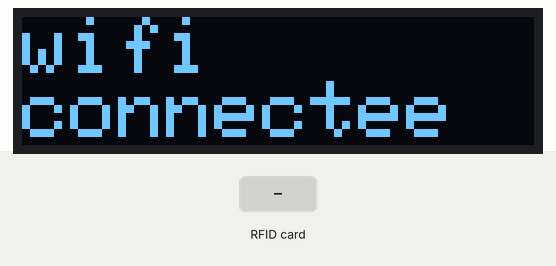
This sketch was run on a simulated ESP32. On the bench: 128×32 one-colour display. The inputs (shaded band) are chosen by the test bench. WiFi joins after 1.5 s; servers stay silent unless stated; uploads are accepted with an empty reply; what the sketch prints to the serial monitor is not drawn.

Above: at 0.6 s.
At 1.6 s:
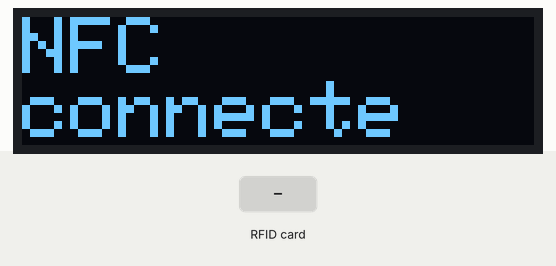
3.8 s: RFID card 5E 7A 19 C4 held to the reader
At 4.4 s:
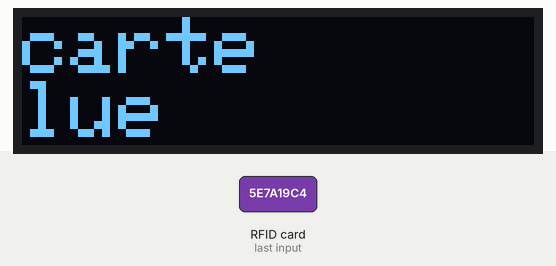
At 5.6 s:
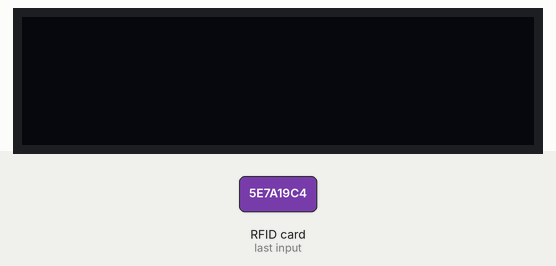
Timing chart, 0 to 7.1 s (numbered marks = the images above; inputs shaded):
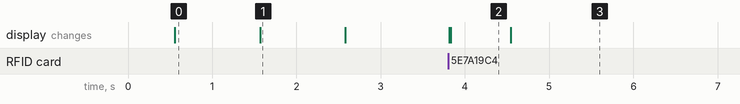

Measured:
- after the input at 3.8 s, the display: first changes at once (image 2 shows a later state)
- what the display in image 0 shows lasts 1.0 s, from 0.6 s to 1.6 s
- what the display in image 2 shows lasts 0.7 s, from 3.8 s to 4.5 s

The sketch:

leocarte_reader.ino
```cpp
// For the PN532 and the LCD screen
#include <SPI.h>
#include <Wire.h>
#include <Adafruit_GFX.h>
#include <Adafruit_SSD1306.h>
#include <SoftwareSerial.h>
#include <PN532_SWHSU.h>
#include <PN532.h>


#include "esp_wpa2.h"
#include "esp_wifi.h"
#include "esp_wpa2.h"

#include <WiFiClientSecure.h>
#include <WiFiClient.h>
#include <HTTPClient.h>

#include "config.h"

#define SCREEN_WIDTH 128 // OLED display width, in pixels
#define SCREEN_HEIGHT 32 // OLED display height, in pixels


SoftwareSerial SWSerial(D3, D2); // SDA, SCL

PN532_SWHSU pn532swhsu(SWSerial);
PN532 nfc(pn532swhsu);

#define OLED_RESET -1       // Reset pin # (or -1 if sharing Arduino reset pin)
#define SCREEN_ADDRESS 0x3C ///< See datasheet for Address; 0x3D for 128x64, 0x3C for 128x32

Adafruit_SSD1306 display(SCREEN_WIDTH, SCREEN_HEIGHT, &Wire, OLED_RESET);

int clearCounter = 0;
bool screenCleared = true;

bool connected = false;

boolean restart = false;


void setup() {
  Serial.begin(115200);
  delay(10);

  Serial.println("Hello World !");

  if( initWifi() ) {
    connected = true;
    if(!display.begin(SSD1306_SWITCHCAPVCC, SCREEN_ADDRESS)) {
      Serial.println(F("SSD1306 allocation failed"));
      for(;;);
    }
    drawMessage("wifi", "connectee");
    delay(1000);
    nfc.begin();

    uint32_t versiondata = nfc.getFirmwareVersion();
    while (! versiondata) {
      Serial.print("Didn't find PN53x board");
    }
    Serial.print("Found chip PN5"); Serial.println((versiondata>>24) & 0xFF, HEX);
    Serial.print("Firmware ver. "); Serial.print((versiondata>>16) & 0xFF, DEC);
    Serial.print('.'); Serial.println((versiondata>>8) & 0xFF, DEC);

    nfc.setPassiveActivationRetries(0xFF);

    nfc.SAMConfig();

    Serial.println("Waiting for an ISO14443A card");
    drawMessage("NFC", "connecte");
    delay(1000);
    display.clearDisplay();
    display.display();

  } else {
    Serial.println("Wifi connection failed.");
    if(!display.begin(SSD1306_SWITCHCAPVCC, SCREEN_ADDRESS)) {
      Serial.println(F("SSD1306 allocation failed"));
      for(;;);
    }
    drawMessage("erreur", "wifi");
    delay(1000);
    drawMessage("redemarage", "en cours");
    delay(1000);
    ESP.restart();
  }
}


void loop() {
    if (restart){
        delay(5000);
        ESP.restart();
    }

    if (connected){
        if (!screenCleared){
        clearCounter ++;
        }
        if (clearCounter>3){
        clearCounter = 0;
        screenCleared = true;
        }

        String csn = readCSN();
        drawMessage("presenter", "carte");;
        if (csn != ""){
          drawMessage("carte", "lue");
          delay(500);
          String name = sendAttendance(csn, room);

          drawMessage(getValue(name, '/', 0),getValue(name, '/', 1));
          delay(2000);

          screenCleared = false;
          clearCounter = 0;
        }
    }

}


String sendAttendance(String csn, String room){
    WiFiClientSecure *client = new WiFiClientSecure;
    client -> setCACert(server_ca);


    String payload;
    HTTPClient http;
    http.setTimeout(20000);
    Serial.println("Connecting to website: ");
    String co = protocol + "://"+ host +"/" + url + "&csn=" + csn + "&room="+room;

    http.begin(co);

    //If the server needs a certificate :
    //http.begin(co, server_ca);


    int httpCode = http.GET();
    if(httpCode > 0) {
      Serial.printf("[HTTP] GET... code: %d\n", httpCode);
      //file found at server --> on unsucessful connection code will be -1
      if(httpCode == HTTP_CODE_OK) {
        payload = http.getString();
        Serial.println(payload);
      }
     }else{
      Serial.printf("[HTTP] GET... failed, error: %s\n", http.errorToString(httpCode).c_str());
      }
    http.end();

    return payload;
}

bool initWifi() {

  WiFi.disconnect(true);
  WiFi.mode(WIFI_STA);

  ESP_LOGI(TAG, "Setting WiFi configuration SSID %s...", wifi_config.sta.ssid);
  ESP_ERROR_CHECK( esp_wifi_set_mode(WIFI_MODE_STA) );
  ESP_ERROR_CHECK( esp_wifi_sta_wpa2_ent_set_identity((uint8_t *)ID, strlen(ID)) );
  ESP_ERROR_CHECK( esp_wifi_sta_wpa2_ent_set_username((uint8_t *)USERNAME, strlen(USERNAME)) );
  ESP_ERROR_CHECK( esp_wifi_sta_wpa2_ent_set_password((uint8_t *)PASSWORD, strlen(PASSWORD)) );
  ESP_ERROR_CHECK( esp_wifi_sta_wpa2_ent_enable() );
  WiFi.begin(SSID);


  if(WiFi.status() != WL_CONNECTED) {
    delay(500);
    Serial.print(".");
  }
  Serial.println(WiFi.localIP());
  return true;
}


String readCSN()
{
    boolean success;

    uint8_t uid[] = {0, 0, 0, 0, 0, 0, 0}; // Buffer to store the returned UID
    uint8_t uidLength;                     // Length of the UID (4 or 7 bytes depending on ISO14443A card type)
    String csn = "";

    // Wait for an ISO14443A type cards (Mifare, etc.).
    success = nfc.readPassiveTargetID(PN532_MIFARE_ISO14443A, &uid[0], &uidLength);

    if (success)
    {
        Serial.println("Found a card!");
        Serial.print("UID Length: ");
        Serial.print(uidLength, DEC);
        Serial.println(" bytes");
        Serial.print("UID Value: ");
        char myHex[4] = "";
        for (uint8_t i = 0; i < uidLength; i++)
        {
            //Serial.print(" ");
            //Serial.print(uid[i], HEX);
            ltoa(uid[i], myHex, 16); // convert to c string base 16
            sprintf(myHex, "%02x", uid[i]);
            csn += String(myHex);
        }
        Serial.println("");
        //Serial.println(csn);
    }
    else
    {
        // PN532 probably timed out waiting for a card
        Serial.println("Timed out waiting for a card");
        delay(100);
    }
    return csn;
}

// Draws on the LCD screen
void drawMessage(String name, String surname)
{
    display.clearDisplay();
    int size = 2;
    display.setTextSize(size);
    display.setTextColor(SSD1306_WHITE);
    display.setCursor(0, 0);
    display.println(name);
    if (surname.length() > 12)
    {
        size = 1;
    }
    display.setTextSize(size);
    display.println(surname);
    display.display();
}

String getValue(String data, char separator, int index)
{
  int found = 0;
  int strIndex[] = {0, -1};
  int maxIndex = data.length()-1;

  for(int i=0; i<=maxIndex && found<=index; i++){
    if(data.charAt(i)==separator || i==maxIndex){
        found++;
        strIndex[0] = strIndex[1]+1;
        strIndex[1] = (i == maxIndex) ? i+1 : i;
    }
  }

  return found>index ? data.substring(strIndex[0], strIndex[1]) : "";
}
```

config_example.h
```cpp
//These are used to connect to the WPA2-Entreprise network
#define SSID ""
#define ID ""
#define USERNAME ""
#define PASSWORD ""

//Classroom
String room = "";

String host = "";

//http or https
String  protocol = "";

//Server certificate if needed
const char* server_ca = "";

String url = "";
```
